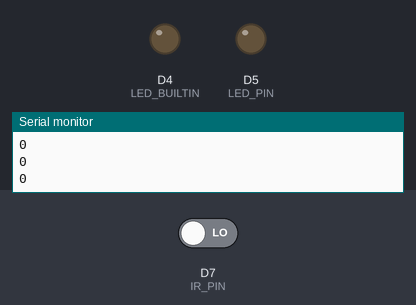
A sketch run on a simulated ESP8266 (Wemos D1 mini). Parts: output pins drawn as LEDs (lit = HIGH, except the on-board LED, lit = LOW), the last lines printed to the serial monitor. The inputs (shaded band) are chosen by the test bench; at power-on: D7 (IR_PIN) LOW.

Above: at 1.2 s.
1.3 s: D7 (IR_PIN) driven HIGH
At 2.5 s:
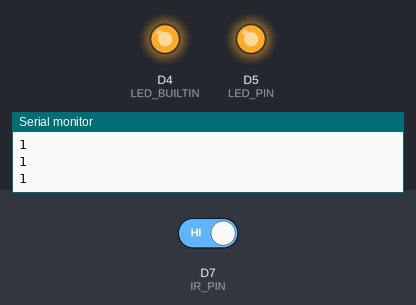
2.8 s: D7 (IR_PIN) driven LOW
At 3.6 s:
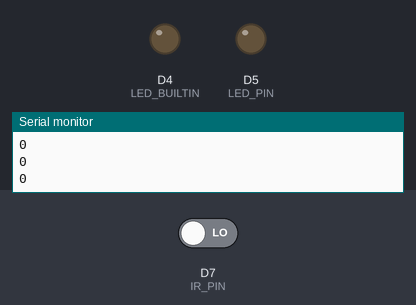
Timing chart, 0 to 5.8 s (numbered marks = the images above; inputs shaded):
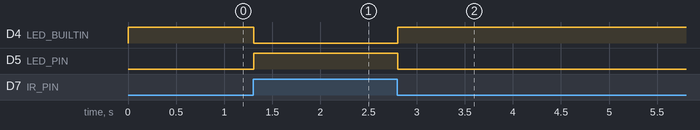

Measured:
- after the input at 1.3 s, D4 (LED_BUILTIN): HIGH → LOW at once; D5 (LED_PIN): LOW → HIGH at once
- after the input at 2.8 s, D4 (LED_BUILTIN): LOW → HIGH at once; D5 (LED_PIN): HIGH → LOW at once

The sketch:

infrared.ino
```cpp
// board: es8266
// plate: LOLIN WEMOS D1 R2

#define LED_BUILTIN D4
#define LED_PIN D5
#define IR_PIN D7

void setup() {
  Serial.begin(9600);
  pinMode(LED_BUILTIN, OUTPUT);     // Initialize the LED_BUILTIN pin as an output
  pinMode(LED_PIN, OUTPUT);     // Initialize the LED_BUILTIN pin as an output
  pinMode(IR_PIN, INPUT);
}

int val;
void loop() {
  val = digitalRead(IR_PIN);
  Serial.println(val);
  if (val) {
    digitalWrite(LED_PIN, HIGH);
    digitalWrite(LED_BUILTIN, LOW);   // Turn the LED on (Note that LOW is the voltage level
  }
  else {
    digitalWrite(LED_PIN, LOW);
    digitalWrite(LED_BUILTIN, HIGH);  // Turn the LED off by making the voltage HIGH
  }
  delay(10);
}
```
